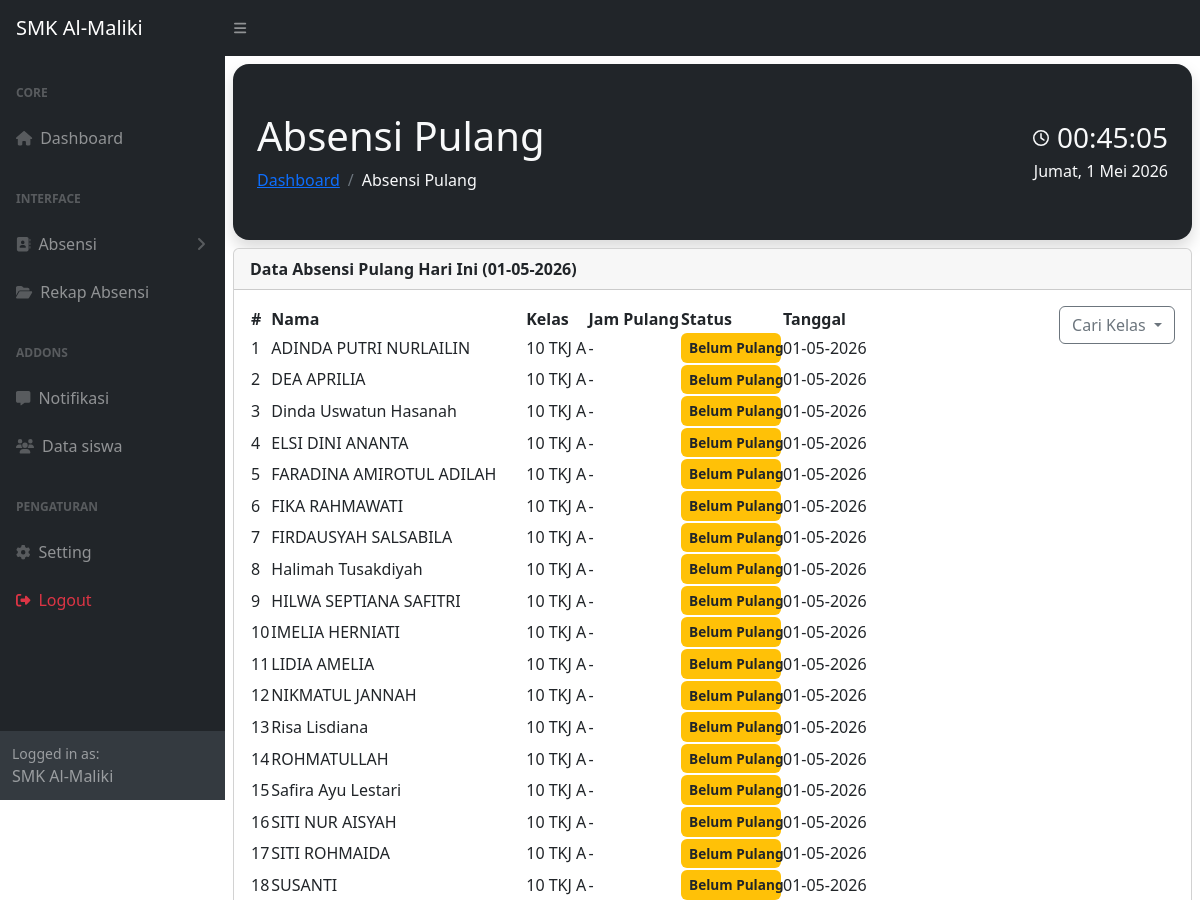
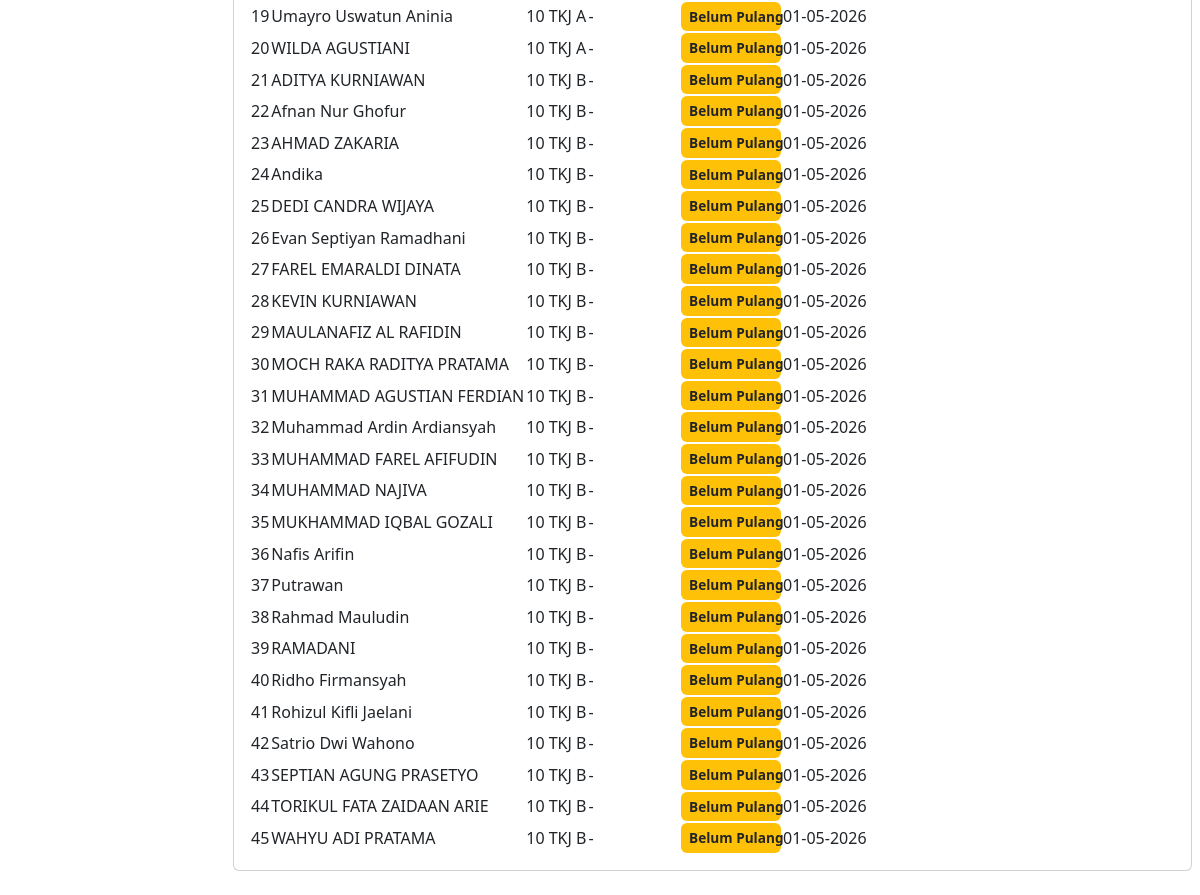
The app's page /pulang.php (signed in) with its own data (2 pictures, top to bottom).
### tables this page shows
CREATE TABLE `data` (
  `NIS` varchar(20) NOT NULL,
  `nama` varchar(25) NOT NULL,
  `kelas` varchar(10) NOT NULL,
  `no_hp` varchar(20) NOT NULL
);

### pulang.php (the view, shortened to what this page needs)
<?php
include "koneksi.php";
$tanggal = date('Y-m-d');
$filter_kelas = "";
$sql = "SELECT d.NIS, d.nama, d.kelas, a.jam_pulang, a.status, a.tanggal
        FROM data d
        LEFT JOIN absensi a ON d.NIS = a.NIS AND a.tanggal = '$tanggal'
        $filter_kelas
        ORDER BY d.kelas, d.nama";
$query = mysqli_query($koneksi, $sql);
include "header.php";
include "sidebar.php";
?>
<!DOCTYPE html>
<html lang="en">
<head>
  <link href="https://cdn.jsdelivr.net/npm/simple-datatables@7.1.2/dist/style.min.css" rel="stylesheet" />
  <link href="css/styles.css" rel="stylesheet" />
</head>
<body class="sb-nav-fixed">
  <div id="layoutSidenav_content">
    <main>
      <div class="container-fluid px-2">
        <div class="card-body d-flex justify-content-between align-items-center p-4 bg-dark rounded-4 my-2 shadow">
          <div>
            <h1 class="mt-4 text-light">Absensi Pulang</h1>
            <ol class="breadcrumb mb-4">
              <li class="breadcrumb-item"><a href="dashboard.php">Dashboard</a></li>
              <li class="breadcrumb-item active text-light">Absensi Pulang</li>
            </ol>
          </div>
          <div class="text-end">
            <div class="d-flex align-items-center justify-content-end text-light fw-bold">
              <i class="far fa-clock me-2"></i>
              <h3 id="clock" class="mb-0">00:00:00</h3>
            </div>
            <div id="date" class="text-light fw-medium mt-1">Memuat Tanggal...</div>
          </div>
        </div>
        <div class="card mb-4">
          <div class="card-header">
            <strong>Data Absensi Pulang Hari Ini (<?= date('d-m-Y'); ?>) </strong>
          </div>
          <div class="card-body">
            <table id="datatablesSimple">
              <button type="button" class="btn btn-outline-secondary dropdown-toggle float-end " data-bs-toggle="dropdown" aria-expanded="false">
                Cari Kelas
              </button>
          </div>
          <thead>
            <tr>
              <th>#</th>
              <th>Nama</th>
              <th>Kelas</th>
              <th>Jam Pulang</th>
              <th>Status</th>
              <th>Tanggal</th>
            </tr>
          </thead>
          <tbody>
            <?php
            $no = 1;
            while ($row = mysqli_fetch_assoc($query)) {
              $status_harian = $row['status'];
              $jam_pulang = $row['jam_pulang'];
              if (in_array($status_harian, ['Izin', 'Sakit', 'Alpa'])) {
                  $status_tampil = $status_harian;
                  if ($status_harian == 'Alpa') $bg_color = "danger";
                  else $bg_color = "info text-dark";
              } else {
                  if (!empty($jam_pulang)) {
                      $status_tampil = "Sudah Pulang";
                      $bg_color = "success";
                  } else {
                      $status_tampil = "Belum Pulang";
                      $bg_color = "warning text-dark";
                  }
              }
            ?>
              <tr>
                <td><?= $no++ ?></td>
                <td><?= $row['nama'] ?></td>
                <td><?= $row['kelas'] ?></td>
                <td><?= $jam_pulang ?: '-' ?></td>
                <td>
                  <span class="badge bg-<?= $bg_color ?> p-2" style="width: 100px; font-size: 0.85rem;">
                    <?= $status_tampil ?>
                  </span>
                </td>
                <td><?= date('d-m-Y', strtotime($tanggal)) ?></td>
              </tr>
            <?php } ?>
          </tbody>
        </div>
      </div>
  </div>
</body>
</html>

### records on screen
data: nama "ADINDA PUTRI NURLAILIN", kelas "10 TKJ A", jam_pulang "-", status_tampil "Belum Pulang"
data: nama "DEA APRILIA", kelas "10 TKJ A", jam_pulang "-", status_tampil "Belum Pulang"
data: nama "Dinda Uswatun Hasanah", kelas "10 TKJ A", jam_pulang "-", status_tampil "Belum Pulang"
data: nama "ELSI DINI ANANTA", kelas "10 TKJ A", jam_pulang "-", status_tampil "Belum Pulang"
data: nama "FARADINA AMIROTUL ADILAH", kelas "10 TKJ A", jam_pulang "-", status_tampil "Belum Pulang"
data: nama "FIKA RAHMAWATI", kelas "10 TKJ A", jam_pulang "-", status_tampil "Belum Pulang"
data: nama "FIRDAUSYAH SALSABILA", kelas "10 TKJ A", jam_pulang "-", status_tampil "Belum Pulang"
data: nama "Halimah Tusakdiyah", kelas "10 TKJ A", jam_pulang "-", status_tampil "Belum Pulang"
data: nama "HILWA SEPTIANA SAFITRI", kelas "10 TKJ A", jam_pulang "-", status_tampil "Belum Pulang"
data: nama "IMELIA HERNIATI", kelas "10 TKJ A", jam_pulang "-", status_tampil "Belum Pulang"
data: nama "LIDIA AMELIA", kelas "10 TKJ A", jam_pulang "-", status_tampil "Belum Pulang"
data: nama "NIKMATUL JANNAH", kelas "10 TKJ A", jam_pulang "-", status_tampil "Belum Pulang"
data: nama "Risa Lisdiana", kelas "10 TKJ A", jam_pulang "-", status_tampil "Belum Pulang"
data: nama "ROHMATULLAH", kelas "10 TKJ A", jam_pulang "-", status_tampil "Belum Pulang"
data: nama "Safira Ayu Lestari", kelas "10 TKJ A", jam_pulang "-", status_tampil "Belum Pulang"
data: nama "SITI NUR AISYAH", kelas "10 TKJ A", jam_pulang "-", status_tampil "Belum Pulang"
data: nama "SITI ROHMAIDA", kelas "10 TKJ A", jam_pulang "-", status_tampil "Belum Pulang"
data: nama "SUSANTI", kelas "10 TKJ A", jam_pulang "-", status_tampil "Belum Pulang"
data: nama "Umayro Uswatun Aninia", kelas "10 TKJ A", jam_pulang "-", status_tampil "Belum Pulang"
data: nama "WILDA AGUSTIANI", kelas "10 TKJ A", jam_pulang "-", status_tampil "Belum Pulang"
data: nama "ADITYA KURNIAWAN", kelas "10 TKJ B", jam_pulang "-", status_tampil "Belum Pulang"
data: nama "Afnan Nur Ghofur", kelas "10 TKJ B", jam_pulang "-", status_tampil "Belum Pulang"
data: nama "AHMAD ZAKARIA", kelas "10 TKJ B", jam_pulang "-", status_tampil "Belum Pulang"
data: nama "Andika", kelas "10 TKJ B", jam_pulang "-", status_tampil "Belum Pulang"
data: nama "DEDI CANDRA WIJAYA", kelas "10 TKJ B", jam_pulang "-", status_tampil "Belum Pulang"
data: nama "Evan Septiyan Ramadhani", kelas "10 TKJ B", jam_pulang "-", status_tampil "Belum Pulang"
data: nama "FAREL EMARALDI DINATA", kelas "10 TKJ B", jam_pulang "-", status_tampil "Belum Pulang"
data: nama "KEVIN KURNIAWAN", kelas "10 TKJ B", jam_pulang "-", status_tampil "Belum Pulang"
data: nama "MAULANAFIZ AL RAFIDIN", kelas "10 TKJ B", jam_pulang "-", status_tampil "Belum Pulang"
data: nama "MOCH RAKA RADITYA PRATAMA", kelas "10 TKJ B", jam_pulang "-", status_tampil "Belum Pulang"
data: nama "MUHAMMAD AGUSTIAN FERDIAN", kelas "10 TKJ B", jam_pulang "-", status_tampil "Belum Pulang"
data: nama "Muhammad Ardin Ardiansyah", kelas "10 TKJ B", jam_pulang "-", status_tampil "Belum Pulang"
data: nama "MUHAMMAD FAREL AFIFUDIN", kelas "10 TKJ B", jam_pulang "-", status_tampil "Belum Pulang"
data: nama "MUHAMMAD NAJIVA", kelas "10 TKJ B", jam_pulang "-", status_tampil "Belum Pulang"
data: nama "MUKHAMMAD IQBAL GOZALI", kelas "10 TKJ B", jam_pulang "-", status_tampil "Belum Pulang"
data: nama "Nafis Arifin", kelas "10 TKJ B", jam_pulang "-", status_tampil "Belum Pulang"
data: nama "Putrawan", kelas "10 TKJ B", jam_pulang "-", status_tampil "Belum Pulang"
data: nama "Rahmad Mauludin", kelas "10 TKJ B", jam_pulang "-", status_tampil "Belum Pulang"
data: nama "RAMADANI", kelas "10 TKJ B", jam_pulang "-", status_tampil "Belum Pulang"
data: nama "Ridho Firmansyah", kelas "10 TKJ B", jam_pulang "-", status_tampil "Belum Pulang"
data: nama "Rohizul Kifli Jaelani", kelas "10 TKJ B", jam_pulang "-", status_tampil "Belum Pulang"
data: nama "Satrio Dwi Wahono", kelas "10 TKJ B", jam_pulang "-", status_tampil "Belum Pulang"
data: nama "SEPTIAN AGUNG PRASETYO", kelas "10 TKJ B", jam_pulang "-", status_tampil "Belum Pulang"
data: nama "TORIKUL FATA ZAIDAAN ARIE", kelas "10 TKJ B", jam_pulang "-", status_tampil "Belum Pulang"
data: nama "WAHYU ADI PRATAMA", kelas "10 TKJ B", jam_pulang "-", status_tampil "Belum Pulang"
